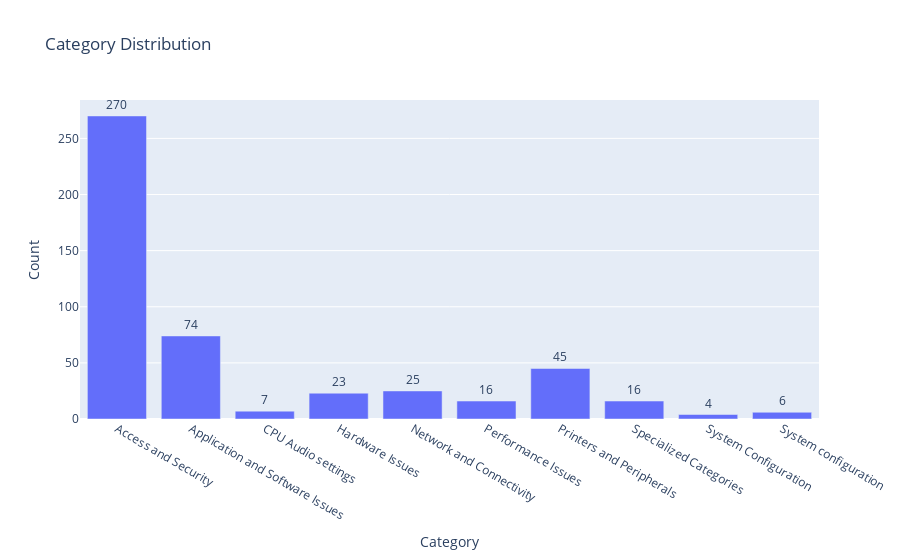

Notebook code cell kept with this figure:
### Code cell
import plotly.express as px

# Convert your data into a DataFrame if necessary
import pandas as pd
data = {'Category': unique_labels, 'Count': label_counts}
df_plot = pd.DataFrame(data)

fig = px.bar(df_plot, x="Category", y="Count", text="Count", title="Category Distribution")
fig.update_traces(textposition="outside")
fig.update_layout(xaxis_title="Category", yaxis_title="Count")
fig.show()

### Figure 1 — Plotly figure (JSON) as saved in the notebook; plotly's stock layout.template omitted (floating-point values rounded to 4 significant figures)
{"data": [{"alignmentgroup": "True", "hovertemplate": "Category=%{x}<br>Count=%{text}<extra></extra>", "legendgroup": "", "marker": {"color": "#636efa", "pattern": {"shape": ""}}, "name": "", "offsetgroup": "", "orientation": "v", "showlegend": false, "text": [270, 74, 7, 23, 25, 16, 45, 16, 4, 6], "textposition": "outside", "x": ["Access and Security", "Application and Software Issues", "CPU Audio settings", "Hardware Issues", "Network and Connectivity", "Performance Issues", "Printers and Peripherals", "Specialized Categories", "System Configuration", "System configuration"], "xaxis": "x", "y": [270, 74, 7, 23, 25, 16, 45, 16, 4, 6], "yaxis": "y", "type": "bar"}], "layout": {"xaxis": {"anchor": "y", "domain": [0, 1], "title": {"text": "Category"}}, "yaxis": {"anchor": "x", "domain": [0, 1], "title": {"text": "Count"}}, "legend": {"tracegroupgap": 0}, "title": {"text": "Category Distribution"}, "barmode": "relative"}}
